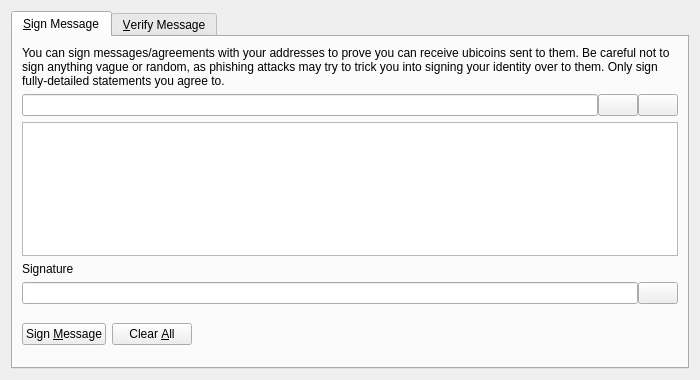
<?xml version="1.0" encoding="UTF-8"?>
<ui version="4.0">
 <class>SignVerifyMessageDialog</class>
 <widget class="QDialog" name="SignVerifyMessageDialog">
  <property name="geometry">
   <rect>
    <x>0</x>
    <y>0</y>
    <width>700</width>
    <height>380</height>
   </rect>
  </property>
  <property name="windowTitle">
   <string>Signatures - Sign / Verify a Message</string>
  </property>
  <property name="modal">
   <bool>true</bool>
  </property>
  <layout class="QVBoxLayout" name="verticalLayout">
   <item>
    <widget class="QTabWidget" name="tabWidget">
     <property name="currentIndex">
      <number>0</number>
     </property>
     <widget class="QWidget" name="tabSignMessage">
      <attribute name="title">
       <string>&amp;Sign Message</string>
      </attribute>
      <layout class="QVBoxLayout" name="verticalLayout_SM">
       <item>
        <widget class="QLabel" name="infoLabel_SM">
         <property name="text">
          <string>You can sign messages/agreements with your addresses to prove you can receive ubicoins sent to them. Be careful not to sign anything vague or random, as phishing attacks may try to trick you into signing your identity over to them. Only sign fully-detailed statements you agree to.</string>
         </property>
         <property name="textFormat">
          <enum>Qt::PlainText</enum>
         </property>
         <property name="wordWrap">
          <bool>true</bool>
         </property>
        </widget>
       </item>
       <item>
        <layout class="QHBoxLayout" name="horizontalLayout_1_SM">
         <property name="spacing">
          <number>0</number>
         </property>
         <item>
          <widget class="QValidatedLineEdit" name="addressIn_SM">
           <property name="toolTip">
            <string>The Ubicoin address to sign the message with</string>
           </property>
          </widget>
         </item>
         <item>
          <widget class="QPushButton" name="addressBookButton_SM">
           <property name="toolTip">
            <string>Choose previously used address</string>
           </property>
           <property name="text">
            <string/>
           </property>
           <property name="icon">
            <iconset resource="../bitcoin.qrc">
             <normaloff>:/icons/address-book</normaloff>:/icons/address-book</iconset>
           </property>
           <property name="shortcut">
            <string>Alt+A</string>
           </property>
           <property name="autoDefault">
            <bool>false</bool>
           </property>
          </widget>
         </item>
         <item>
          <widget class="QPushButton" name="pasteButton_SM">
           <property name="toolTip">
            <string>Paste address from clipboard</string>
           </property>
           <property name="text">
            <string/>
           </property>
           <property name="icon">
            <iconset resource="../bitcoin.qrc">
             <normaloff>:/icons/editpaste</normaloff>:/icons/editpaste</iconset>
           </property>
           <property name="shortcut">
            <string>Alt+P</string>
           </property>
           <property name="autoDefault">
            <bool>false</bool>
           </property>
          </widget>
         </item>
        </layout>
       </item>
       <item>
        <widget class="QPlainTextEdit" name="messageIn_SM">
         <property name="toolTip">
          <string>Enter the message you want to sign here</string>
         </property>
        </widget>
       </item>
       <item>
        <widget class="QLabel" name="signatureLabel_SM">
         <property name="text">
          <string>Signature</string>
         </property>
         <property name="textFormat">
          <enum>Qt::PlainText</enum>
         </property>
        </widget>
       </item>
       <item>
        <layout class="QHBoxLayout" name="horizontalLayout_2_SM">
         <property name="spacing">
          <number>0</number>
         </property>
         <item>
          <widget class="QLineEdit" name="signatureOut_SM">
           <property name="font">
            <font>
             <italic>true</italic>
            </font>
           </property>
           <property name="readOnly">
            <bool>true</bool>
           </property>
          </widget>
         </item>
         <item>
          <widget class="QPushButton" name="copySignatureButton_SM">
           <property name="toolTip">
            <string>Copy the current signature to the system clipboard</string>
           </property>
           <property name="text">
            <string/>
           </property>
           <property name="icon">
            <iconset resource="../bitcoin.qrc">
             <normaloff>:/icons/editcopy</normaloff>:/icons/editcopy</iconset>
           </property>
           <property name="autoDefault">
            <bool>false</bool>
           </property>
          </widget>
         </item>
        </layout>
       </item>
       <item>
        <layout class="QHBoxLayout" name="horizontalLayout_3_SM">
         <item>
          <widget class="QPushButton" name="signMessageButton_SM">
           <property name="toolTip">
            <string>Sign the message to prove you own this Ubicoin address</string>
           </property>
           <property name="text">
            <string>Sign &amp;Message</string>
           </property>
           <property name="icon">
            <iconset resource="../bitcoin.qrc">
             <normaloff>:/icons/edit</normaloff>:/icons/edit</iconset>
           </property>
           <property name="autoDefault">
            <bool>false</bool>
           </property>
          </widget>
         </item>
         <item>
          <widget class="QPushButton" name="clearButton_SM">
           <property name="toolTip">
            <string>Reset all sign message fields</string>
           </property>
           <property name="text">
            <string>Clear &amp;All</string>
           </property>
           <property name="icon">
            <iconset resource="../bitcoin.qrc">
             <normaloff>:/icons/remove</normaloff>:/icons/remove</iconset>
           </property>
           <property name="autoDefault">
            <bool>false</bool>
           </property>
          </widget>
         </item>
         <item>
          <spacer name="horizontalSpacer_1_SM">
           <property name="orientation">
            <enum>Qt::Horizontal</enum>
           </property>
           <property name="sizeHint" stdset="0">
            <size>
             <width>40</width>
             <height>48</height>
            </size>
           </property>
          </spacer>
         </item>
         <item>
          <widget class="QLabel" name="statusLabel_SM">
           <property name="font">
            <font>
             <weight>75</weight>
             <bold>true</bold>
            </font>
           </property>
           <property name="text">
            <string/>
           </property>
           <property name="wordWrap">
            <bool>true</bool>
           </property>
          </widget>
         </item>
         <item>
          <spacer name="horizontalSpacer_2_SM">
           <property name="orientation">
            <enum>Qt::Horizontal</enum>
           </property>
           <property name="sizeHint" stdset="0">
            <size>
             <width>40</width>
             <height>48</height>
            </size>
           </property>
          </spacer>
         </item>
        </layout>
       </item>
      </layout>
     </widget>
     <widget class="QWidget" name="tabVerifyMessage">
      <attribute name="title">
       <string>&amp;Verify Message</string>
      </attribute>
      <layout class="QVBoxLayout" name="verticalLayout_VM">
       <item>
        <widget class="QLabel" name="infoLabel_VM">
         <property name="text">
          <string>Enter the receiver's address, message (ensure you copy line breaks, spaces, tabs, etc. exactly) and signature below to verify the message. Be careful not to read more into the signature than what is in the signed message itself, to avoid being tricked by a man-in-the-middle attack. Note that this only proves the signing party receives with the address, it cannot prove sendership of any transaction!</string>
         </property>
         <property name="textFormat">
          <enum>Qt::PlainText</enum>
         </property>
         <property name="alignment">
          <set>Qt::AlignLeading|Qt::AlignLeft|Qt::AlignTop</set>
         </property>
         <property name="wordWrap">
          <bool>true</bool>
         </property>
        </widget>
       </item>
       <item>
        <layout class="QHBoxLayout" name="horizontalLayout_1_VM">
         <property name="spacing">
          <number>0</number>
         </property>
         <item>
          <widget class="QValidatedLineEdit" name="addressIn_VM">
           <property name="toolTip">
            <string>The Ubicoin address the message was signed with</string>
           </property>
          </widget>
         </item>
         <item>
          <widget class="QPushButton" name="addressBookButton_VM">
           <property name="toolTip">
            <string>Choose previously used address</string>
           </property>
           <property name="text">
            <string/>
           </property>
           <property name="icon">
            <iconset resource="../bitcoin.qrc">
             <normaloff>:/icons/address-book</normaloff>:/icons/address-book</iconset>
           </property>
           <property name="shortcut">
            <string>Alt+A</string>
           </property>
           <property name="autoDefault">
            <bool>false</bool>
           </property>
          </widget>
         </item>
        </layout>
       </item>
       <item>
        <widget class="QPlainTextEdit" name="messageIn_VM"/>
       </item>
       <item>
        <widget class="QValidatedLineEdit" name="signatureIn_VM"/>
       </item>
       <item>
        <layout class="QHBoxLayout" name="horizontalLayout_2_VM">
         <item>
          <widget class="QPushButton" name="verifyMessageButton_VM">
           <property name="toolTip">
            <string>Verify the message to ensure it was signed with the specified Ubicoin address</string>
           </property>
           <property name="text">
            <string>Verify &amp;Message</string>
           </property>
           <property name="icon">
            <iconset resource="../bitcoin.qrc">
             <normaloff>:/icons/transaction_0</normaloff>:/icons/transaction_0</iconset>
           </property>
           <property name="autoDefault">
            <bool>false</bool>
           </property>
          </widget>
         </item>
         <item>
          <widget class="QPushButton" name="clearButton_VM">
           <property name="toolTip">
            <string>Reset all verify message fields</string>
           </property>
           <property name="text">
            <string>Clear &amp;All</string>
           </property>
           <property name="icon">
            <iconset resource="../bitcoin.qrc">
             <normaloff>:/icons/remove</normaloff>:/icons/remove</iconset>
           </property>
           <property name="autoDefault">
            <bool>false</bool>
           </property>
          </widget>
         </item>
         <item>
          <spacer name="horizontalSpacer_1_VM">
           <property name="orientation">
            <enum>Qt::Horizontal</enum>
           </property>
           <property name="sizeHint" stdset="0">
            <size>
             <width>40</width>
             <height>48</height>
            </size>
           </property>
          </spacer>
         </item>
         <item>
          <widget class="QLabel" name="statusLabel_VM">
           <property name="font">
            <font>
             <weight>75</weight>
             <bold>true</bold>
            </font>
           </property>
           <property name="text">
            <string/>
           </property>
           <property name="wordWrap">
            <bool>true</bool>
           </property>
          </widget>
         </item>
         <item>
          <spacer name="horizontalSpacer_2_VM">
           <property name="orientation">
            <enum>Qt::Horizontal</enum>
           </property>
           <property name="sizeHint" stdset="0">
            <size>
             <width>40</width>
             <height>48</height>
            </size>
           </property>
          </spacer>
         </item>
        </layout>
       </item>
      </layout>
     </widget>
    </widget>
   </item>
  </layout>
 </widget>
 <customwidgets>
  <customwidget>
   <class>QValidatedLineEdit</class>
   <extends>QLineEdit</extends>
   <header>qt/qvalidatedlineedit.h</header>
  </customwidget>
 </customwidgets>
 <resources>
  <include location="../bitcoin.qrc"/>
 </resources>
 <connections/>
</ui>
